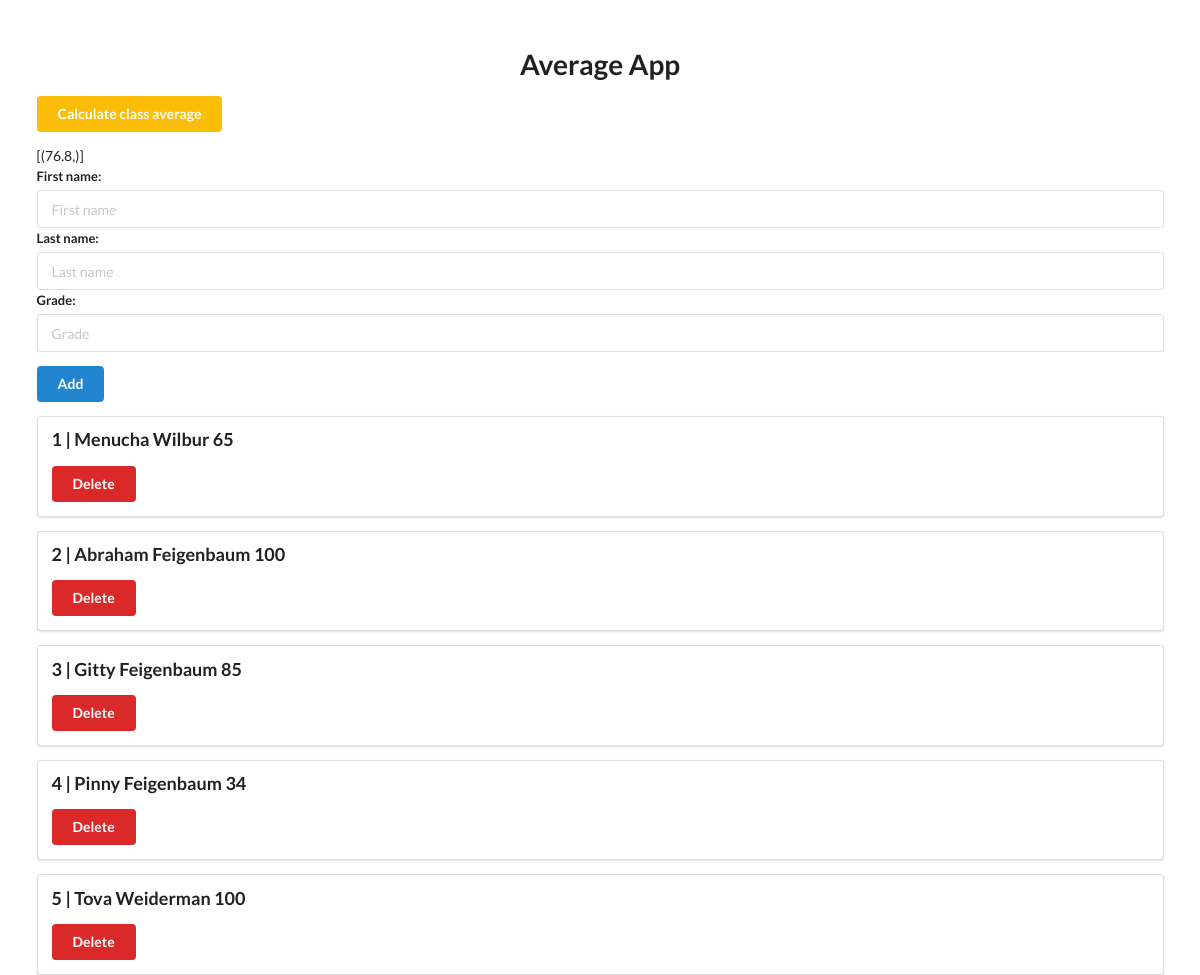
/get_average/, run on the app's committed database.
### app.py (models this page shows)
class Students(project.Model):
    StudentID = project.Column(project.Integer, primary_key=True)
    FirstName = project.Column(project.String(20))
    LastName = project.Column(project.String(30))
    Grade = project.Column(project.Integer)
    def __repr__(self):
        return f'<Student {self.StudentID}-{self.FirstName}-{self.LastName}-{self.Grade}'

### app.py (the view)
@app.get("/get_average/")
def average():
    connection_obj2 = sqlite3.connect('project.sqlite')
    cursor_obj2 = connection_obj2.cursor()
    cursor_obj2.execute('''SELECT avg(Grade) FROM STUDENTS;''')
    results = cursor_obj2.fetchall()
    connection_obj2.close()
    grade_list = []
    grade_list = project.session.query(Students).all()
    print(results)
    return render_template('base.html', results=results, grade_list=grade_list)

### templates/base.html (shortened to what this page needs)
<!DOCTYPE html>
<html lang="en">
<head>
    <link rel="stylesheet" href="https://cdn.jsdelivr.net/npm/semantic-ui@2.4.2/dist/semantic.min.css">
</head>
<body>
    <div style="margin-top: 50px;" class="ui container">
        <h1 class="ui center aligned header">
            Average App
        </h1>
        <p>
            <a class="ui yellow button" href="/get_average/">Calculate class average</a>
        </p>
        <div>{{results}}</div>
        <form class="ui form" action="/add" method="post">
            <div class="field">
                <label>First name:</label>
                <input type="text" name="fname" placeholder="First name">
                <br>
                <label>Last name:</label>
                <input type="text" name="lname" placeholder="Last name">
                <br>
                <label>Grade:</label>
                <input type="text" name="grd" placeholder="Grade">
                <br>
            </div>
            <button class="ui blue button" type="submit">Add</button>
        </form>
        {% for record in grade_list %}
                <div class="ui segment">
                    <p class="ui big header">{{record.StudentID}} | {{record.FirstName}} {{record.LastName}} {{record.Grade}}</p>
                    <a class="ui red button" href="/delete/{{record.StudentID}}">Delete</a>
                </div>
        {% endfor %}
    </div>
</body>
</html>

### data on the page
Students: StudentID "1", FirstName "Menucha", LastName "Wilbur", Grade "65"
Students: StudentID "2", FirstName "Abraham", LastName "Feigenbaum", Grade "100"
Students: StudentID "3", FirstName "Gitty", LastName "Feigenbaum", Grade "85"
Students: StudentID "4", FirstName "Pinny", LastName "Feigenbaum", Grade "34"
Students: StudentID "5", FirstName "Tova", LastName "Weiderman", Grade "100"

### other printed values
{{ results }} "[(76.8,)]"
